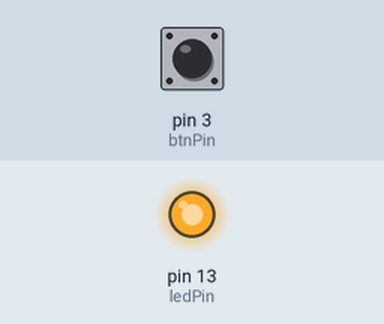
This sketch was run on a simulated Arduino Uno, built with avr-gcc and run on an emulated ATmega328P. On the bench: output pins drawn as LEDs (lit = HIGH). The inputs (shaded band) are chosen by the test bench; at power-on: pin 3 (btnPin) LOW.

Above: at 1.2 s.
1.3 s: pin 3 (btnPin) pulled HIGH for 0.15 s
At 1.37 s:
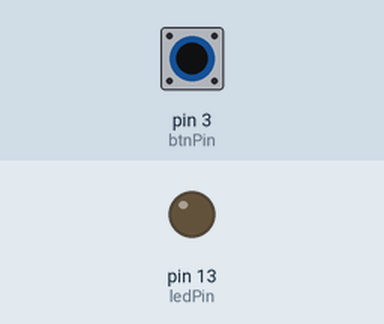
2.9 s: pin 3 (btnPin) pulled HIGH for 3.2 s
At 6.7 s:
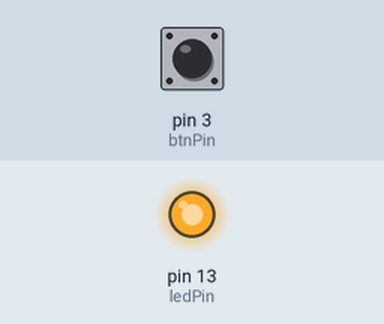
Timing chart, 0 to 8.2 s (numbered marks = the images above; inputs shaded):
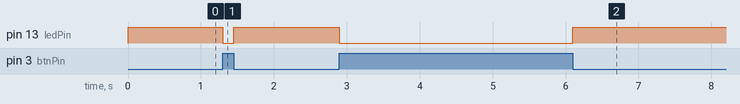

Measured:
- after the input at 1.3 s, pin 13 (ledPin): HIGH → LOW at once, → HIGH 0.15 s later
- after the input at 2.9 s, pin 13 (ledPin): HIGH → LOW at once, → HIGH 3.2 s later

The sketch:

TU_arduino_Digital_IO_button.ino
```cpp
/*
**********************************
* @author SSSLAB
* @Mod    2022-8-24 by YKKIM
* @bref   Embedded Controller (Arduino): Digital In/Out (Button, LED)
**********************************
*/

// constants won't change. They're used here to set pin numbers:
const int btnPin = 3;       // the number of the push button pin
const int ledPin = 13;     // the number of the LED pin

// variables will change:
int btnState = HIGH;         // variable for reading the push button status

void setup() {
  // initialize the LED pin as an output:
  pinMode(ledPin, OUTPUT);

  // initialize the push button pin as an input:
  pinMode(btnPin, INPUT);
}

void loop() {
  // read the state of the push button value:
  btnState = digitalRead(btnPin);

  // check if the pushbutton is pressed. If it is, the buttonState is HIGH:
  if (btnState == HIGH)
    digitalWrite(ledPin, LOW);  // turn LED off

  else
    digitalWrite(ledPin, HIGH); // turn LED on

}
```
